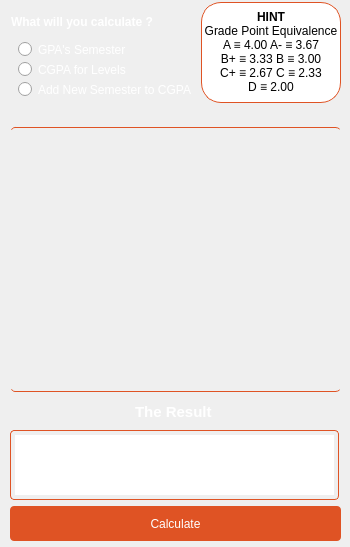
<?xml version="1.0" encoding="UTF-8"?>
<ui version="4.0">
 <class>MainWindow</class>
 <widget class="QMainWindow" name="MainWindow">
  <property name="enabled">
   <bool>true</bool>
  </property>
  <property name="geometry">
   <rect>
    <x>0</x>
    <y>0</y>
    <width>350</width>
    <height>547</height>
   </rect>
  </property>
  <property name="minimumSize">
   <size>
    <width>350</width>
    <height>547</height>
   </size>
  </property>
  <property name="maximumSize">
   <size>
    <width>350</width>
    <height>547</height>
   </size>
  </property>
  <property name="styleSheet">
   <string notr="true">/*QMainWindow {
background-color: #414141;
border-radius: 25px;
}*/</string>
  </property>
  <property name="tabShape">
   <enum>QTabWidget::Rounded</enum>
  </property>
  <widget class="QWidget" name="centralwidget">
   <widget class="QGroupBox" name="gpaTermGB">
    <property name="geometry">
     <rect>
      <x>10</x>
      <y>107</y>
      <width>331</width>
      <height>285</height>
     </rect>
    </property>
    <property name="sizePolicy">
     <sizepolicy hsizetype="Fixed" vsizetype="Maximum">
      <horstretch>0</horstretch>
      <verstretch>0</verstretch>
     </sizepolicy>
    </property>
    <property name="maximumSize">
     <size>
      <width>510</width>
      <height>303</height>
     </size>
    </property>
    <property name="contextMenuPolicy">
     <enum>Qt::NoContextMenu</enum>
    </property>
    <property name="acceptDrops">
     <bool>false</bool>
    </property>
    <property name="autoFillBackground">
     <bool>false</bool>
    </property>
    <property name="styleSheet">
     <string notr="true">QGroupBox {
    /* Make the group box flat with only a top border */
    border: 1px solid transparent; /* Initially transparent border */
    border-top-color: #df5324; /* White top border */
  border-bottom-color: #df5324; /* White top border */
    border-radius: 5px; /* Optional: rounded corners */
    margin-top: 20px; /* Space for the title text */
	font-weight: bold
}

QGroupBox::title {
    /* Style the title text */
    color: #ffffff; /* White title text */
    subcontrol-origin: margin; /* Title text starts from margin */
    subcontrol-position: top center; /* Center the title text */
    padding: 0 10px; /* Optional: some padding around the title */
    background-color: transparent; /* No background color for the title */
}
QGroupBox QLabel {
    /* Style the labels inside the group box */
    color: #ffffff; /* White text for labels */
}

QGroupBox QPushButton {
 background-color: #df5324; 
color: white; 
border-radius: 4px; 
padding: 4px 8px; }
QGroupBox QPushButton:hover { 
background-color: #cc481b; }

QGroupBox QCheckBox {
    color: white; /* Set the label text color to white */
}

QGroupBox QCheckBox::indicator {
    width: 11px; /* Default checkbox size */
    height: 11px; /* Default checkbox size */
    border-radius: 2px; /* Rounded corners */
    border: 1px solid gray; /* Default border color */
    background-color: white; /* Background color when not checked */
}

QGroupBox QCheckBox::indicator:checked {
    background-color: #df5324; /* Color of the check sign */
    border: 1px solid #df5324; /* Border color when checked */
}

QGroupBox QCheckBox::indicator:hover {
    border: 1px solid #df5324; /* Hover border color */
}

/*QGroupBox QComboBox{
	background-color: #df5324;
	border-radius: 2px;
}*/

QGroupBox #hLine{
color:#df5324;
 border: 2px solid #df5324;;
 width: 50%;}</string>
    </property>
    <property name="title">
     <string/>
    </property>
    <property name="alignment">
     <set>Qt::AlignCenter</set>
    </property>
    <property name="flat">
     <bool>true</bool>
    </property>
    <property name="checkable">
     <bool>false</bool>
    </property>
    <property name="checked">
     <bool>false</bool>
    </property>
   </widget>
   <widget class="QWidget" name="layoutWidget">
    <property name="geometry">
     <rect>
      <x>10</x>
      <y>2</y>
      <width>331</width>
      <height>102</height>
     </rect>
    </property>
    <layout class="QHBoxLayout" name="HL_top">
     <property name="spacing">
      <number>7</number>
     </property>
     <property name="sizeConstraint">
      <enum>QLayout::SetMinimumSize</enum>
     </property>
     <property name="topMargin">
      <number>0</number>
     </property>
     <property name="bottomMargin">
      <number>1</number>
     </property>
     <item>
      <layout class="QVBoxLayout" name="VL_obtion">
       <property name="spacing">
        <number>0</number>
       </property>
       <property name="sizeConstraint">
        <enum>QLayout::SetMinAndMaxSize</enum>
       </property>
       <property name="topMargin">
        <number>0</number>
       </property>
       <property name="bottomMargin">
        <number>6</number>
       </property>
       <item alignment="Qt::AlignVCenter">
        <widget class="QLabel" name="whatLbl">
         <property name="maximumSize">
          <size>
           <width>145</width>
           <height>30</height>
          </size>
         </property>
         <property name="layoutDirection">
          <enum>Qt::LeftToRight</enum>
         </property>
         <property name="styleSheet">
          <string notr="true">QLabel {color:white;font-weight:bold}</string>
         </property>
         <property name="text">
          <string>&lt;b&gt;What will you calculate ?&lt;/b&gt;</string>
         </property>
         <property name="alignment">
          <set>Qt::AlignLeading|Qt::AlignLeft|Qt::AlignTop</set>
         </property>
         <property name="indent">
          <number>1</number>
         </property>
        </widget>
       </item>
       <item>
        <layout class="QVBoxLayout" name="VL_rbBtns">
         <property name="spacing">
          <number>5</number>
         </property>
         <property name="sizeConstraint">
          <enum>QLayout::SetMinimumSize</enum>
         </property>
         <property name="leftMargin">
          <number>8</number>
         </property>
         <item>
          <widget class="QRadioButton" name="gpaTermRB">
           <property name="maximumSize">
            <size>
             <width>110</width>
             <height>30</height>
            </size>
           </property>
           <property name="styleSheet">
            <string notr="true">QRadioButton{
	color:white;
}
QRadioButton::indicator:checked {
    /* Style the radio button when checked */
    width: 10px;  /* Ensure the same size when checked */
    height: 10px;  /* Ensure the same size when checked */
    border-radius: 5px;  /* Maintain the same radius */
    background-color: #df5324;  
    border: px solid #df5324;
}

QRadioButton::indicator:unchecked:hover {
    /* Style the radio button when hovered */
	width: 10px;  /* Ensure the same size when checked */
    height: 10px;  /* Ensure the same size when checked */
    border-radius: 5px;  /* Maintain the same radius */
    background-color: #edbcac; 
}
</string>
           </property>
           <property name="text">
            <string>GPA's Semester</string>
           </property>
           <property name="checkable">
            <bool>true</bool>
           </property>
           <property name="checked">
            <bool>false</bool>
           </property>
          </widget>
         </item>
         <item>
          <widget class="QRadioButton" name="cgpaRB">
           <property name="maximumSize">
            <size>
             <width>110</width>
             <height>30</height>
            </size>
           </property>
           <property name="styleSheet">
            <string notr="true">QRadioButton{
	color:white;
}
QRadioButton::indicator:checked {
    /* Style the radio button when checked */
    width: 10px;  /* Ensure the same size when checked */
    height: 10px;  /* Ensure the same size when checked */
    border-radius: 5px;  /* Maintain the same radius */
    background-color: #df5324;  
    border: px solid #df5324;
}

QRadioButton::indicator:unchecked:hover {
    /* Style the radio button when hovered */
	width: 10px;  /* Ensure the same size when checked */
    height: 10px;  /* Ensure the same size when checked */
    border-radius: 5px;  /* Maintain the same radius */
    background-color: #edbcac; 
}
</string>
           </property>
           <property name="text">
            <string>CGPA for Levels</string>
           </property>
          </widget>
         </item>
         <item>
          <widget class="QRadioButton" name="newCgpaRB">
           <property name="maximumSize">
            <size>
             <width>180</width>
             <height>30</height>
            </size>
           </property>
           <property name="styleSheet">
            <string notr="true">QRadioButton{
	color:white;
}
QRadioButton::indicator:checked {
    /* Style the radio button when checked */
    width: 10px;  /* Ensure the same size when checked */
    height: 10px;  /* Ensure the same size when checked */
    border-radius: 5px;  /* Maintain the same radius */
    background-color: #df5324;  
    border: px solid #df5324;
}

QRadioButton::indicator:unchecked:hover {
    /* Style the radio button when hovered */
	width: 10px;  /* Ensure the same size when checked */
    height: 10px;  /* Ensure the same size when checked */
    border-radius: 5px;  /* Maintain the same radius */
    background-color: #edbcac; 
}
</string>
           </property>
           <property name="text">
            <string>Add New Semester to CGPA</string>
           </property>
          </widget>
         </item>
        </layout>
       </item>
      </layout>
     </item>
     <item>
      <widget class="QLabel" name="hintLbl">
       <property name="minimumSize">
        <size>
         <width>0</width>
         <height>100</height>
        </size>
       </property>
       <property name="maximumSize">
        <size>
         <width>140</width>
         <height>105</height>
        </size>
       </property>
       <property name="autoFillBackground">
        <bool>false</bool>
       </property>
       <property name="styleSheet">
        <string notr="true">#hintLbl {
   background-color: white;
  	border-radius: 20px;
	border: 0.5px solid #df5324;
}</string>
       </property>
       <property name="lineWidth">
        <number>0</number>
       </property>
       <property name="midLineWidth">
        <number>0</number>
       </property>
       <property name="text">
        <string>&lt;html&gt;&lt;head/&gt;&lt;body&gt;&lt;p&gt;&lt;span style=&quot; font-weight:700;&quot;&gt;HINT&lt;/span&gt;&lt;br/&gt;Grade Point Equivalence&lt;br/&gt;A ≡ 4.00 A- ≡ 3.67&lt;br/&gt;B+ ≡ 3.33 B ≡ 3.00&lt;br/&gt;C+ ≡ 2.67 C ≡ 2.33&lt;br/&gt;D ≡ 2.00&lt;/p&gt;&lt;/body&gt;&lt;/html&gt;</string>
       </property>
       <property name="textFormat">
        <enum>Qt::MarkdownText</enum>
       </property>
       <property name="scaledContents">
        <bool>false</bool>
       </property>
       <property name="alignment">
        <set>Qt::AlignCenter</set>
       </property>
       <property name="margin">
        <number>0</number>
       </property>
       <property name="indent">
        <number>1</number>
       </property>
      </widget>
     </item>
    </layout>
   </widget>
   <widget class="QWidget" name="layoutWidget">
    <property name="geometry">
     <rect>
      <x>10</x>
      <y>400</y>
      <width>331</width>
      <height>141</height>
     </rect>
    </property>
    <layout class="QVBoxLayout" name="verticalLayout">
     <property name="sizeConstraint">
      <enum>QLayout::SetMinimumSize</enum>
     </property>
     <item>
      <layout class="QHBoxLayout" name="horizontalLayout">
       <property name="spacing">
        <number>5</number>
       </property>
       <property name="sizeConstraint">
        <enum>QLayout::SetFixedSize</enum>
       </property>
       <item>
        <widget class="QLabel" name="resultLbl">
         <property name="sizePolicy">
          <sizepolicy hsizetype="Fixed" vsizetype="Fixed">
           <horstretch>0</horstretch>
           <verstretch>0</verstretch>
          </sizepolicy>
         </property>
         <property name="minimumSize">
          <size>
           <width>0</width>
           <height>0</height>
          </size>
         </property>
         <property name="maximumSize">
          <size>
           <width>80</width>
           <height>40</height>
          </size>
         </property>
         <property name="styleSheet">
          <string notr="true">QLabel { font-size: 11pt; font-weight: bold; color:white; }</string>
         </property>
         <property name="text">
          <string>&lt;b&gt; The Result &lt;/b&gt;</string>
         </property>
         <property name="alignment">
          <set>Qt::AlignLeading|Qt::AlignLeft|Qt::AlignVCenter</set>
         </property>
        </widget>
       </item>
      </layout>
     </item>
     <item>
      <widget class="QTextBrowser" name="desplayResultTxt">
       <property name="maximumSize">
        <size>
         <width>329</width>
         <height>70</height>
        </size>
       </property>
       <property name="styleSheet">
        <string notr="true">QTextBrowser { border: 1px solid #df5324; 
border-radius: 4px; 
padding: 4px; }</string>
       </property>
       <property name="html">
        <string>&lt;!DOCTYPE HTML PUBLIC &quot;-//W3C//DTD HTML 4.0//EN&quot; &quot;http://www.w3.org/TR/REC-html40/strict.dtd&quot;&gt;
&lt;html&gt;&lt;head&gt;&lt;meta name=&quot;qrichtext&quot; content=&quot;1&quot; /&gt;&lt;meta charset=&quot;utf-8&quot; /&gt;&lt;style type=&quot;text/css&quot;&gt;
p, li { white-space: pre-wrap; }
hr { height: 1px; border-width: 0; }
li.unchecked::marker { content: &quot;\2610&quot;; }
li.checked::marker { content: &quot;\2612&quot;; }
&lt;/style&gt;&lt;/head&gt;&lt;body style=&quot; font-family:'Segoe UI'; font-size:9pt; font-weight:400; font-style:normal;&quot;&gt;
&lt;p style=&quot;-qt-paragraph-type:empty; margin-top:0px; margin-bottom:0px; margin-left:0px; margin-right:0px; -qt-block-indent:0; text-indent:0px;&quot;&gt;&lt;br /&gt;&lt;/p&gt;&lt;/body&gt;&lt;/html&gt;</string>
       </property>
      </widget>
     </item>
     <item>
      <widget class="QPushButton" name="calBtn">
       <property name="enabled">
        <bool>true</bool>
       </property>
       <property name="sizePolicy">
        <sizepolicy hsizetype="Fixed" vsizetype="Fixed">
         <horstretch>0</horstretch>
         <verstretch>0</verstretch>
        </sizepolicy>
       </property>
       <property name="minimumSize">
        <size>
         <width>0</width>
         <height>35</height>
        </size>
       </property>
       <property name="maximumSize">
        <size>
         <width>1150</width>
         <height>101</height>
        </size>
       </property>
       <property name="styleSheet">
        <string notr="true">QPushButton {
 background-color: #df5324; 
color: white; 
border-radius: 4px; 
padding: 6px 12px; }
QPushButton:hover { 
background-color: #cc481b; }</string>
       </property>
       <property name="text">
        <string>Calculate</string>
       </property>
       <property name="shortcut">
        <string>Enter</string>
       </property>
      </widget>
     </item>
    </layout>
   </widget>
  </widget>
 </widget>
 <resources/>
 <connections/>
</ui>
